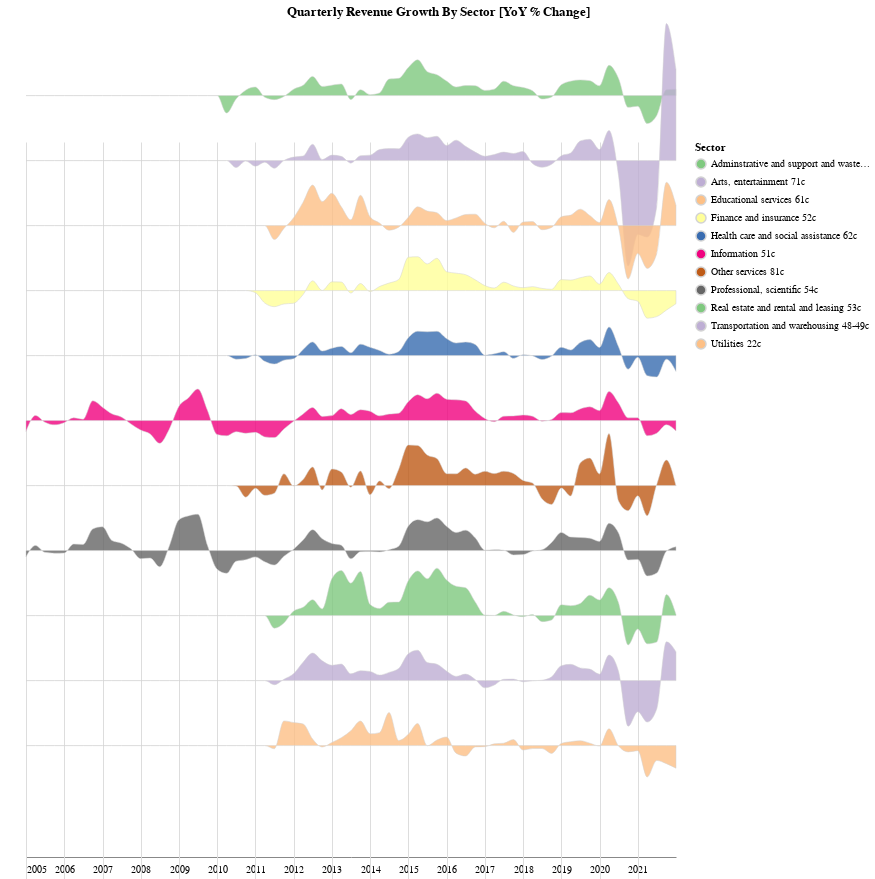

Notebook source saved alongside this figure:
### Code cell
step = 65
overlap = 3

def doRidgeLineFor(df, x, y, row, title='Quarterly Revenue Growth By Sector [YoY % Change]'):
    return alt.Chart(df, height=step).transform_joinaggregate(
        mean_val=f'mean({x})', groupby=[row]
    ).mark_area(
        interpolate='monotone',
        fillOpacity=0.8,
        stroke='lightgray',
        strokeWidth=0.5
    ).encode(
        alt.X(f'{x}:T', title=''),
        alt.Y(
            f'{y}:Q',
            scale=alt.Scale(range=[step, -step * overlap]),
            axis=None
        ),
        alt.Fill(
            f'{row}:N',
            title='Sector',
            #legend=None,
            scale=alt.Scale(scheme='accent')
        ),
        tooltip=[alt.Tooltip(f'{x}:T'), alt.Tooltip(f'{row}:N'), alt.Tooltip(f'{y}:Q', format=',.02f')]
    ).facet(
        row=alt.Row(
            f'{row}:N',
            title=None,
            header=alt.Header(labelColor='white') #, labelAnchor='end')
        )
    ).properties(
        title=title,
        bounds='flush'
    ).configure_facet(
        spacing=0
    ).configure_view(
        stroke=None,
        width=650
    ).configure_title(
        anchor='middle'
    )
    
categories_yoy = adj_categories_agg.copy().set_index('dt')[['variable', 'value_adj']].pivot(columns='variable')\
            .applymap(float).pct_change(4).applymap(lambda v: v * 100).reset_index().melt(id_vars='dt')

c = doRidgeLineFor(categories_yoy[['dt', 'variable', 'value']].dropna(), 'dt', 'value', 'variable')
c.save('services.png')

c.display()

### Figure 1 — Vega-Lite specification as saved in the notebook (floating-point values rounded to 4 significant figures; data arrays with more than 128 entries replaced by an {"elided": "..."} marker saying what was removed)
{"config": {"view": {"continuousWidth": 400, "continuousHeight": 300, "stroke": null, "width": 650}, "facet": {"spacing": 0}, "title": {"anchor": "middle"}}, "data": {"name": "data-60bd648f39f498df0eb16ee9abe58e90"}, "facet": {"row": {"field": "variable", "header": {"labelColor": "white"}, "title": null, "type": "nominal"}}, "spec": {"mark": {"type": "area", "fillOpacity": 0.8, "interpolate": "monotone", "stroke": "lightgray", "strokeWidth": 0.5}, "encoding": {"fill": {"field": "variable", "scale": {"scheme": "accent"}, "title": "Sector", "type": "nominal"}, "tooltip": [{"field": "dt", "type": "temporal"}, {"field": "variable", "type": "nominal"}, {"field": "value", "format": ",.02f", "type": "quantitative"}], "x": {"field": "dt", "title": "", "type": "temporal"}, "y": {"axis": null, "field": "value", "scale": {"range": [65, -195]}, "type": "quantitative"}}, "height": 65, "transform": [{"joinaggregate": [{"op": "mean", "field": "dt", "as": "mean_val"}], "groupby": ["variable"]}]}, "bounds": "flush", "title": "Quarterly Revenue Growth By Sector [YoY % Change]", "$schema": "https://vega.github.io/schema/vega-lite/v4.17.0.json", "datasets": {"data-60bd648f39f498df0eb16ee9abe58e90": {"elided": "544 records"}}}
